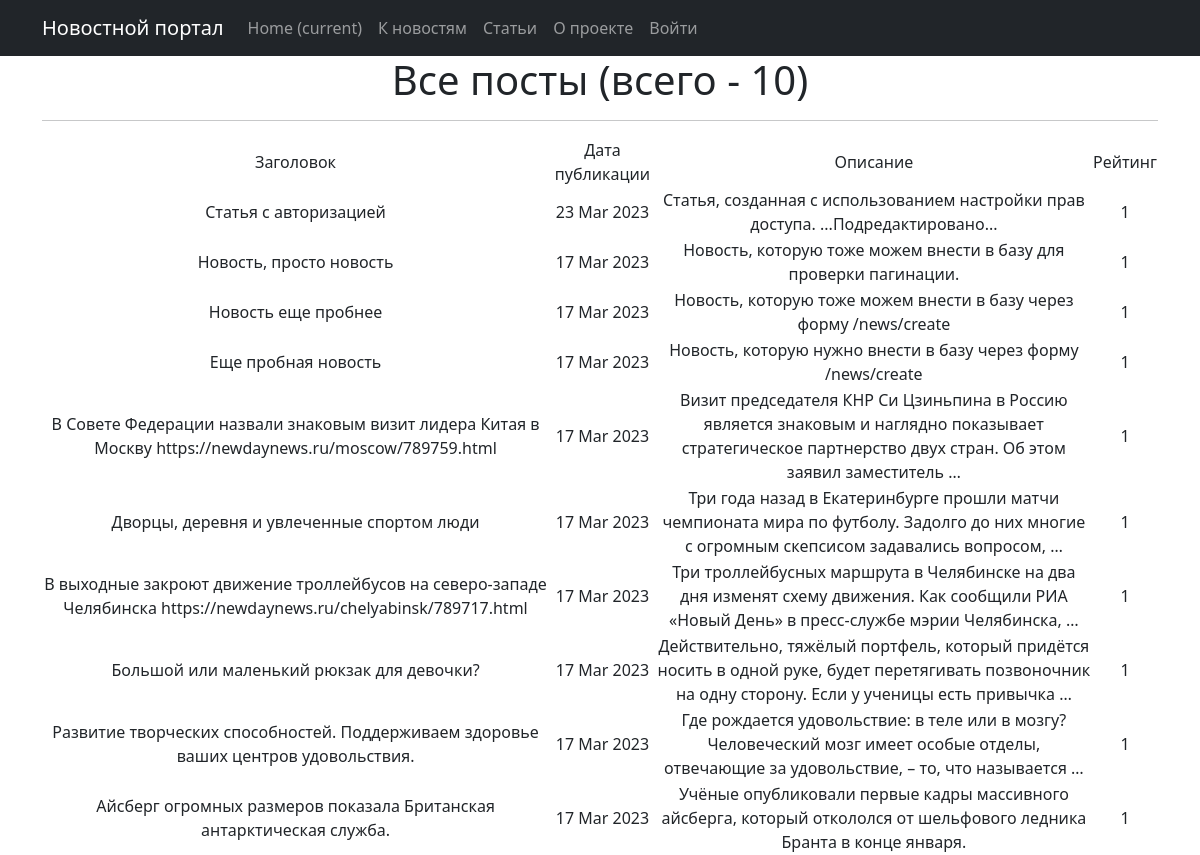
/posts/, run on the app's committed database.
### news/models.py (models this page shows, shortened)
class Post(models.Model):
    author = models.ForeignKey(Author, on_delete=models.CASCADE)
    content = models.CharField(max_length=2, choices=CONTENTS)
    time_in = models.DateTimeField(auto_now_add=True)
    category = models.ManyToManyField(Category, through='PostCategory')
    title = models.CharField(max_length=255,)
    content_text = models.TextField()
    content_rate = models.IntegerField(default=1)

### news/views.py (the view)
# urls.py: path('', PostsList.as_view(), name='post_list'),
class PostsList(ListView):
    model = Post
    ordering = '-time_in'
    template_name = 'posts.html'
    context_object_name = 'posts'
    paginate_by = 10
    def get_queryset(self):
        queryset = super().get_queryset()
        self.filterset = PostFilter(self.request.GET, queryset)
        return self.filterset.qs
    def get_context_data(self, **kwargs):
        context = super().get_context_data(**kwargs)
        context['filterset'] = self.filterset
        return context

### news/templatetags/custom_filters.py (called while the page is built)
@register.filter()
@stringfilter #чтобы не вызывать ошибки, приведем в строку
def censor(value, bad_words = bad_list):
    words = value.split()#разделим строку
    new_line=''
    for word in words:
        if word.lower() in bad_words in bad_words:
            new_line += word[0] #если да, первый символ оставляем
            for i in word[1:]:
                new_line += '*'#остальные заменяем на *
            new_line += ' '
        elif (word[:-1].lower()) in bad_words:
            new_line += word[0]
            for i in word[1:-1]:
                new_line += '*'
            new_line += (word[-1] + ' ')
        else:
            new_line += (word + ' ')
    return new_line.rstrip()

### templates/posts.html (shortened to what this page needs)
{% extends 'flatpages/default.html' %}
{% load custom_filters %}
{% block content %}
    <h1>Все посты (всего - {{ posts|length}})</h1>
    <hr>
    {% if posts %}
       <table>
           <tr>
               <td>Заголовок</td>
               <td>Дата публикации</td>
               <td>Описание</td>
               <td>Рейтинг</td>
           </tr>
           {% for post in posts %}
           <tr>
               <td>{{ post.title|censor }}</td>
               <td>{{ post.time_in|date:'d M Y' }}</td>
               <td>{{ post.content_text|censor|truncatewords:20 }}</td>
               <td>{{ post.content_rate }}</td>
           </tr>
           {% endfor %}
       </table>
    {% else %}
        <h3>Новости не найдены</h3>
    {% endif %}
{% endblock content %}

### data on the page
Post: title|censor "Статья с авторизацией", time_in "23 Mar 2023", content_text|censor "Статья, созданная с использованием настройки прав доступа. ...Подредактировано...", content_rate "1"
Post: title|censor "Новость, просто новость", time_in "17 Mar 2023", content_text|censor "Новость, которую тоже можем внести в базу для проверки пагинации.", content_rate "1"
Post: title|censor "Новость еще пробнее", time_in "17 Mar 2023", content_text|censor "Новость, которую тоже можем внести в базу через форму /news/create", content_rate "1"
Post: title|censor "Еще пробная новость", time_in "17 Mar 2023", content_text|censor "Новость, которую нужно внести в базу через форму /news/create", content_rate "1"
Post: title|censor "В Совете Федерации назвали знаковым визит лидера Китая в Москву https://newdaynews.ru/moscow/789759.html", time_in "17 Mar 2023", content_text|censor "Визит председателя КНР Си Цзиньпина в Россию является знаковым и наглядно показывает стратегическое партнерство двух стран. Об этом заявил заместитель …", content_rate "1"
Post: title|censor "Дворцы, деревня и увлеченные спортом люди", time_in "17 Mar 2023", content_text|censor "Три года назад в Екатеринбурге прошли матчи чемпионата мира по футболу. Задолго до них многие с огромным скепсисом задавались вопросом, …", content_rate "1"
Post: title|censor "В выходные закроют движение троллейбусов на северо-западе Челябинска https://newdaynews.ru/chelyabinsk/789717.html", time_in "17 Mar 2023", content_text|censor "Три троллейбусных маршрута в Челябинске на два дня изменят схему движения. Как сообщили РИА «Новый День» в пресс-службе мэрии Челябинска, …", content_rate "1"
Post: title|censor "Большой или маленький рюкзак для девочки?", time_in "17 Mar 2023", content_text|censor "Действительно, тяжёлый портфель, который придётся носить в одной руке, будет перетягивать позвоночник на одну сторону. Если у ученицы есть привычка …", content_rate "1"
Post: title|censor "Развитие творческих способностей. Поддерживаем здоровье ваших центров удовольствия.", time_in "17 Mar 2023", content_text|censor "Где рождается удовольствие: в теле или в мозгу? Человеческий мозг имеет особые отделы, отвечающие за удовольствие, – то, что называется …", content_rate "1"
Post: title|censor "Айсберг огромных размеров показала Британская антарктическая служба.", time_in "17 Mar 2023", content_text|censor "Учёные опубликовали первые кадры массивного айсберга, который откололся от шельфового ледника Бранта в конце января.", content_rate "1"

### other printed values
{{ posts|length }} "10"
